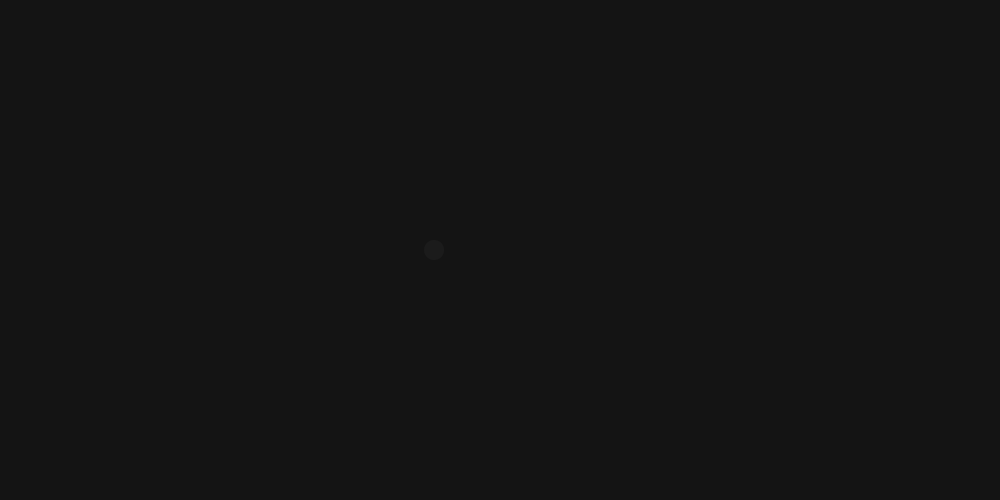
Frame 1 (no input)
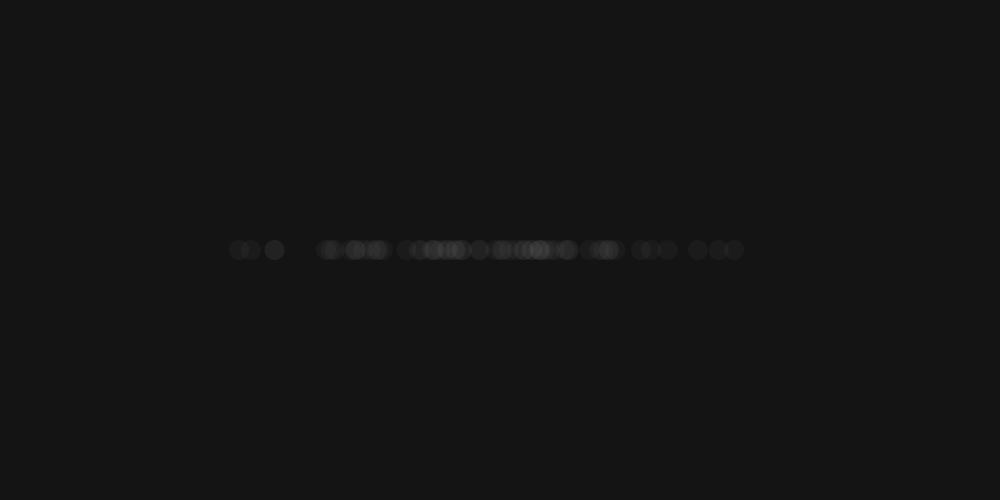
Frame 60 (the mouse pressed at the canvas centre just before this capture)
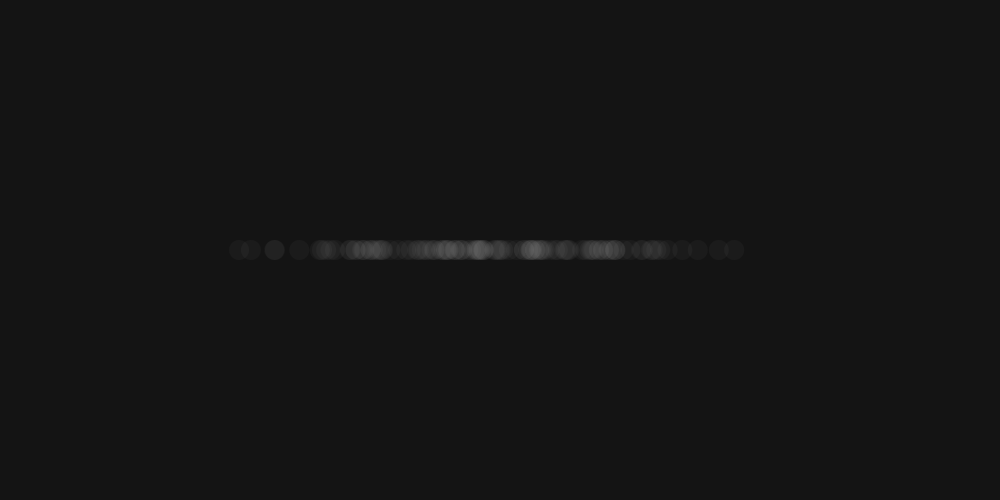
Frame 120 (the mouse held since frame 60 and released just before this capture)

The Processing sketch that drew these frames (run headless with seeded random() and noise(); from frame 60 on, the mouse is pressed at the canvas centre):

// Processing sketch: gaussian_distribution
// ── gaussian_distribution.pde
import java.util.Random;

Random gen = new Random();

int size = 20;

int count = 0;

void setup() {
  size(1000, 500);
  background(20);
}

void draw() {
  if(count < 10000) {
    float x = (float) gen.nextGaussian();
    
    x *= 100;
    x += width/2;  
    
    fill(200, 10);
    noStroke();
    ellipse(x, height/2, size, size);
    
    count++;
  }
}
